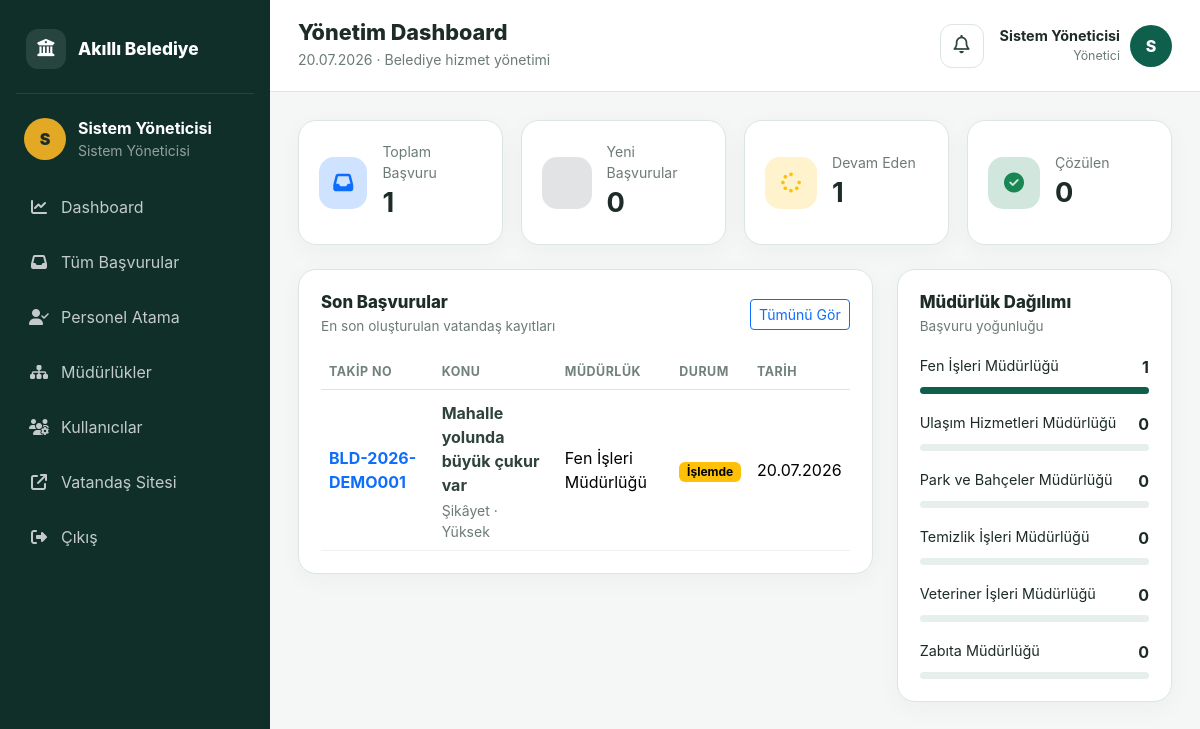
Page /admin/dashboard.php (signed in) on the committed database.
### tables this page shows
CREATE TABLE complaints (
    id INT AUTO_INCREMENT PRIMARY KEY,
    tracking_code VARCHAR(30) NOT NULL UNIQUE,
    citizen_name VARCHAR(120) NOT NULL,
    phone VARCHAR(30) NOT NULL,
    email VARCHAR(150) NULL,
    type ENUM('Talep','Öneri','Şikâyet') NOT NULL,
    title VARCHAR(200) NOT NULL,
    description TEXT NOT NULL,
    address VARCHAR(255) NULL,
    district VARCHAR(120) NULL,
    attachment VARCHAR(255) NULL,
    department_id INT NULL,
    suggested_department_id INT NULL,
    assigned_user_id INT NULL,
    priority ENUM('Düşük','Normal','Yüksek','Acil') NOT NULL DEFAULT 'Normal',
    status ENUM('Yeni','İnceleniyor','Yönlendirildi','İşlemde','Çözüldü','Reddedildi') NOT NULL DEFAULT 'Yeni',
    due_date DATE NULL,
    resolution_note TEXT NULL,
    resolved_at DATETIME NULL,
    created_at TIMESTAMP DEFAULT CURRENT_TIMESTAMP,
    updated_at TIMESTAMP DEFAULT CURRENT_TIMESTAMP ON UPDATE CURRENT_TIMESTAMP,
    INDEX idx_status (status),
    INDEX idx_priority (priority),
    INDEX idx_department (department_id),
    INDEX idx_assigned (assigned_user_id),
    CONSTRAINT fk_complaint_department FOREIGN KEY (department_id) REFERENCES departments(id) ON DELETE SET NULL,
    CONSTRAINT fk_complaint_suggested FOREIGN KEY (suggested_department_id) REFERENCES departments(id) ON DELETE SET NULL,
    CONSTRAINT fk_complaint_user FOREIGN KEY (assigned_user_id) REFERENCES users(id) ON DELETE SET NULL
);

CREATE TABLE departments (
    id INT AUTO_INCREMENT PRIMARY KEY,
    name VARCHAR(150) NOT NULL UNIQUE,
    description VARCHAR(255) NULL,
    is_active TINYINT(1) NOT NULL DEFAULT 1,
    created_at TIMESTAMP DEFAULT CURRENT_TIMESTAMP
);

### includes/functions.php (called while the page is built, shortened)
<?php
function e(?string $value): string {
    return htmlspecialchars($value ?? '', ENT_QUOTES, 'UTF-8');
}
function status_badge(string $status): string {
    return match ($status) {
        'Yeni' => 'secondary',
        'İnceleniyor' => 'info',
        'Yönlendirildi' => 'primary',
        'İşlemde' => 'warning',
        'Çözüldü' => 'success',
        'Reddedildi' => 'danger',
        default => 'dark'
    };
}

### admin/dashboard.php (the view, shortened to what this page needs)
<?php
require_once '../config/db.php';
$stats = [
    'total' => (int)$pdo->query('SELECT COUNT(*) FROM complaints')->fetchColumn(),
    'new' => (int)$pdo->query("SELECT COUNT(*) FROM complaints WHERE status = 'Yeni'")->fetchColumn(),
    'active' => (int)$pdo->query("SELECT COUNT(*) FROM complaints WHERE status IN ('İnceleniyor','Yönlendirildi','İşlemde')")->fetchColumn(),
    'resolved' => (int)$pdo->query("SELECT COUNT(*) FROM complaints WHERE status = 'Çözüldü'")->fetchColumn(),
];
$recent = $pdo->query('SELECT c.id, c.tracking_code, c.title, c.type, c.status, c.priority, c.created_at, d.name AS department_name FROM complaints c LEFT JOIN departments d ON d.id = c.department_id ORDER BY c.created_at DESC LIMIT 8')->fetchAll();
$departmentStats = $pdo->query("SELECT d.name, COUNT(c.id) total FROM departments d LEFT JOIN complaints c ON c.department_id = d.id GROUP BY d.id ORDER BY total DESC LIMIT 6")->fetchAll();
require '../includes/panel_header.php';
?>
<div class="stat-grid">
    <div class="stat-card"><div class="stat-icon bg-primary-subtle text-primary"><i class="fa-solid fa-inbox"></i></div><div><span>Toplam Başvuru</span><strong><?= $stats['total'] ?></strong></div></div>
    <div class="stat-card"><div class="stat-icon bg-secondary-subtle text-secondary"><i class="fa-solid fa-sparkles"></i></div><div><span>Yeni Başvurular</span><strong><?= $stats['new'] ?></strong></div></div>
    <div class="stat-card"><div class="stat-icon bg-warning-subtle text-warning"><i class="fa-solid fa-spinner"></i></div><div><span>Devam Eden</span><strong><?= $stats['active'] ?></strong></div></div>
    <div class="stat-card"><div class="stat-icon bg-success-subtle text-success"><i class="fa-solid fa-circle-check"></i></div><div><span>Çözülen</span><strong><?= $stats['resolved'] ?></strong></div></div>
</div>
<div class="row g-4">
    <div class="col-xl-8">
        <div class="panel-card">
            <div class="panel-card-header"><div><h3>Son Başvurular</h3><p>En son oluşturulan vatandaş kayıtları</p></div><a href="basvurular.php" class="btn btn-sm btn-outline-primary">Tümünü Gör</a></div>
            <div class="table-responsive">
                <table class="table align-middle">
                    <thead><tr><th>Takip No</th><th>Konu</th><th>Müdürlük</th><th>Durum</th><th>Tarih</th></tr></thead>
                    <tbody>
                    <?php foreach ($recent as $item): ?>
                        <tr>
                            <td><a href="basvuru_detay.php?id=<?= $item['id'] ?>" class="fw-bold"><?= e($item['tracking_code']) ?></a></td>
                            <td><span class="table-title"><?= e($item['title']) ?></span><small><?= e($item['type']) ?> · <?= e($item['priority']) ?></small></td>
                            <td><?= e($item['department_name'] ?: 'Atanmadı') ?></td>
                            <td><span class="badge text-bg-<?= status_badge($item['status']) ?>"><?= e($item['status']) ?></span></td>
                            <td><?= date('d.m.Y', strtotime($item['created_at'])) ?></td>
                        </tr>
                    <?php endforeach; ?>
                    </tbody>
                </table>
            </div>
        </div>
    </div>
    <div class="col-xl-4">
        <div class="panel-card">
            <div class="panel-card-header"><div><h3>Müdürlük Dağılımı</h3><p>Başvuru yoğunluğu</p></div></div>
            <div class="department-list">
                <?php $max = max(array_column($departmentStats ?: [['total'=>1]], 'total')); ?>
                <?php foreach ($departmentStats as $row): ?>
                    <div>
                        <div class="d-flex justify-content-between"><span><?= e($row['name']) ?></span><strong><?= $row['total'] ?></strong></div>
                        <div class="progress"><div class="progress-bar" style="width: <?= $max ? round(($row['total']/$max)*100) : 0 ?>%"></div></div>
                    </div>
                <?php endforeach; ?>
            </div>
        </div>
    </div>
</div>
<?php require '../includes/panel_footer.php'; ?>

### assets/css/style.css (style rules this page uses)
:root { --primary: #0f5f4d; --primary-dark: #0a4337; --accent: #e3a824; --bg: #f4f7f6; --text: #1d2c29; --muted: #6c7b77; --border: #dce5e2; --sidebar: #102f29; }
* { box-sizing: border-box }
body { margin: 0; font-family: Inter, Segoe UI, Arial, sans-serif; background: var(--bg); color: var(--text) }
a { text-decoration: none }
.stat-grid { display: grid; grid-template-columns: repeat(4, minmax(0, 1fr)); gap: 18px; margin-bottom: 24px }
.stat-card { background: #fff; border: 1px solid var(--border); border-radius: 18px; padding: 20px; display: flex; align-items: center; gap: 15px; box-shadow: 0 6px 24px rgba(15, 60, 49, .04) }
.stat-icon { width: 52px; height: 52px; border-radius: 15px; display: grid; place-items: center; font-size: 1.25rem }
.stat-card div:last-child { display: flex; flex-direction: column }
.stat-card span { color: var(--muted); font-size: .88rem }
.stat-card strong { font-size: 1.7rem }
.panel-card { background: #fff; border: 1px solid var(--border); border-radius: 18px; padding: 22px; box-shadow: 0 6px 24px rgba(15, 60, 49, .04) }
.panel-card-header { display: flex; justify-content: space-between; align-items: center; margin-bottom: 18px }
.panel-card-header h3 { font-size: 1.05rem; font-weight: 800; margin: 0 }
.panel-card-header p { font-size: .85rem; color: var(--muted); margin: 4px 0 0 }
.table { margin: 0 }
.table th { font-size: .78rem; text-transform: uppercase; letter-spacing: .04em; color: #71817d; border-bottom: 1px solid var(--border); white-space: nowrap }
.table td { vertical-align: middle; border-color: #edf1f0 }
.table td strong, .table td small, .table-title { display: block }
.table-title { font-weight: 650; color: #2f423d; margin-top: 3px }
.table td small { color: var(--muted); margin-top: 3px }
.department-list { display: flex; flex-direction: column; gap: 18px }
.department-list span { font-size: .9rem }
.progress { height: 7px; margin-top: 8px; background: #e7efed }
.progress-bar { background: var(--primary) }

### rows in the picture
complaints: tracking_code "BLD-2026-DEMO001", title "Mahalle yolunda büyük çukur var", type "Şikâyet", priority "Yüksek", department.name "Fen İşleri Müdürlüğü", status "İşlemde", created_at "20.07.2026"

### other values in the picture
mb_substr($user['full_name'], 0, 1) "S"
$user['full_name'] "Sistem Yöneticisi"
$pageTitle "Yönetim Dashboard"
$stats['total'] "1"
$stats['new'] "0"
$stats['active'] "1"
$stats['resolved'] "0"
$row['name'] "Fen İşleri Müdürlüğü"
$row['total'] "1"
$row['name'] "Ulaşım Hizmetleri Müdürlüğü"
$row['total'] "0"
$row['name'] "Park ve Bahçeler Müdürlüğü"
$row['name'] "Temizlik İşleri Müdürlüğü"
$row['name'] "Veteriner İşleri Müdürlüğü"
$row['name'] "Zabıta Müdürlüğü"
